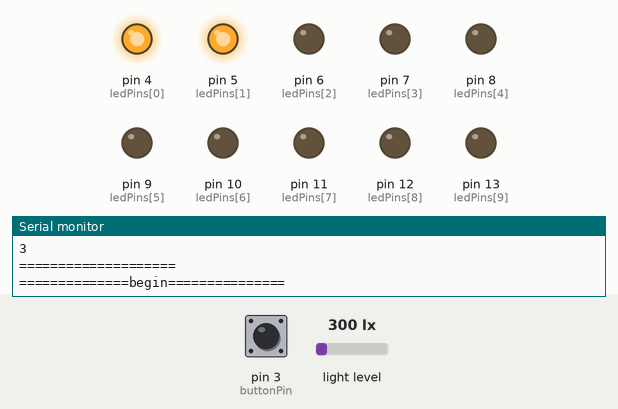
Simulated run of this sketch. Board: Arduino Uno, built with avr-gcc and run on an emulated ATmega328P. Shown: output pins drawn as LEDs (lit = HIGH), the last lines printed to the serial monitor. The inputs (shaded band) are chosen by the test bench; at power-on: light level 300 lx, pin 3 (buttonPin) HIGH.

Above: at 1.3 s.
1.4 s: light level set to 287 lx
At 2.5 s:
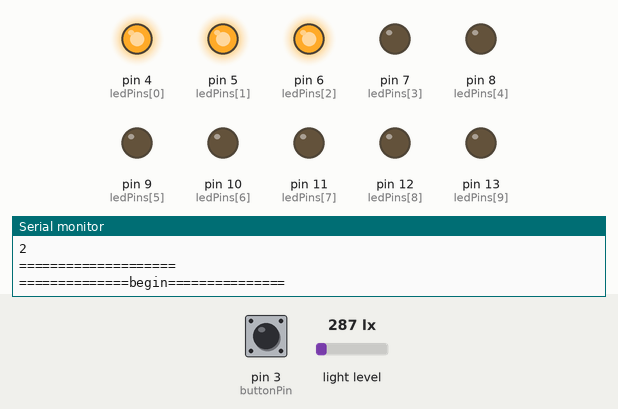
3.5 s: pin 3 (buttonPin) pulled LOW for 0.6 s
At 4.3 s:
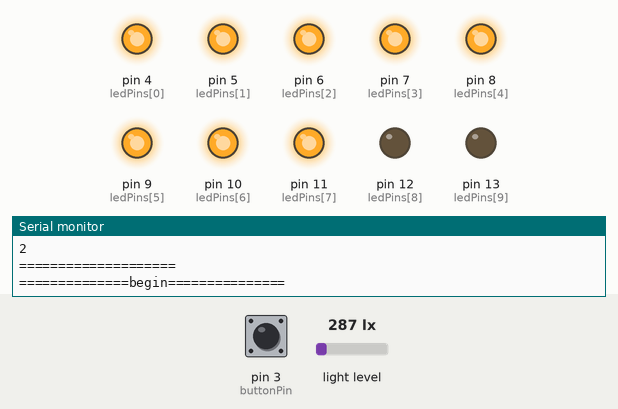
5.6 s: light level set to 215 lx
7.7 s: light level set to 192 lx
At 9.2 s:
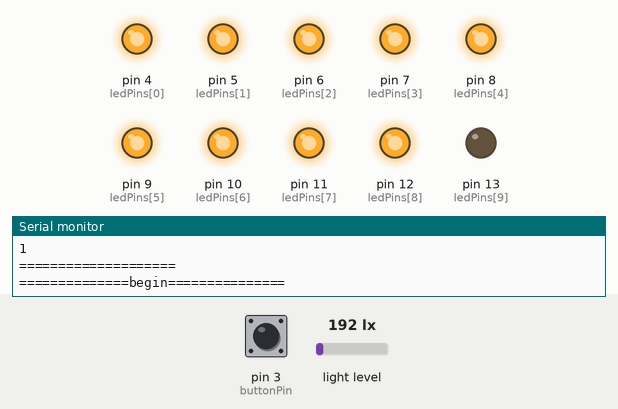
10.0 s: pin 3 (buttonPin) pulled LOW for 3.2 s
At 13.9 s:
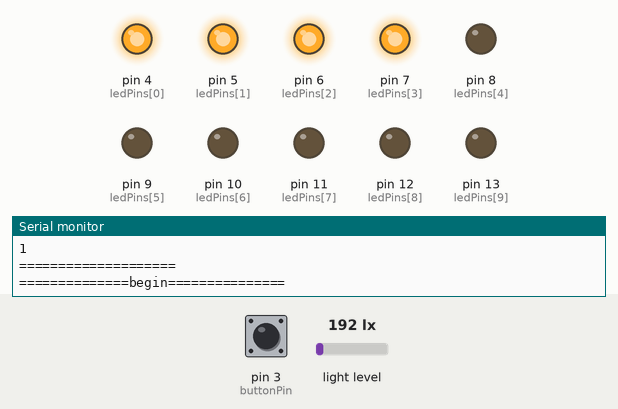
15.1 s: light level set to 112 lx
18.2 s: light level set to 92 lx
At 20.4 s:
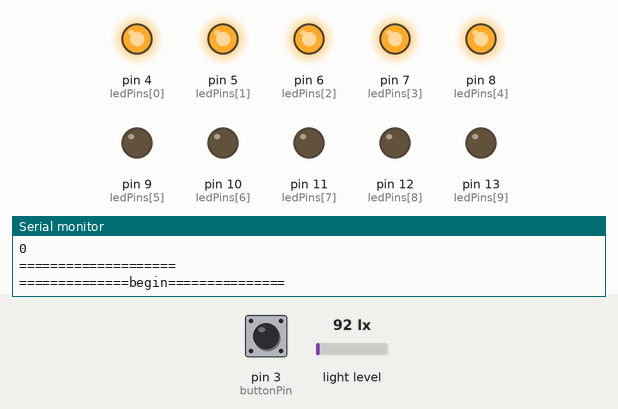
Timing chart, 0 to 21.6 s (numbered marks = the images above; inputs shaded):
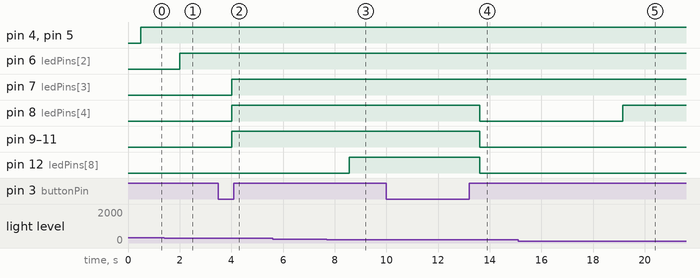

The sketch:

ex07.ino
```cpp
#include <Wire.h>
#include <BH1750.h>

BH1750 lightSensor;

const int ledPins[] = {4, 5, 6, 7, 8, 9, 10, 11, 12, 13};
const int buttonPin = 3;
const int lightThreshold = 1000; // Tùy chỉnh ngưỡng ánh sáng

bool currentMode = 0;
int numLedsOn = 1;
int maxLedsOn = 5;
boolean first = false;

void setup() {
  Wire.begin();
  Serial.begin(9600);

  lightSensor.begin();

  for (int i = 0; i < 10; i++) {
    pinMode(ledPins[i], OUTPUT);
  }

  pinMode(buttonPin, INPUT_PULLUP);

  digitalWrite(buttonPin, HIGH);
}

void loop() {
  Serial.println("==============begin===============");
  int lightValue = lightSensor.readLightLevel();

  // Xác định chế độ đèn
  delay(500);
  if (digitalRead(buttonPin) == LOW && first == false) {
    currentMode = 0;
    Serial.println("1st pressed");
    first = true;
    delay(500);
    if (digitalRead(buttonPin) == LOW && first == true) {
      currentMode = 1;
      Serial.println("2nd pressed");
      first = false;
    }
  }

  Serial.println(currentMode);
  first = false;
  maxLedsOn = map(lightValue, 0, 1000, 0, 10);

  // Điều chỉnh số lượng đèn LED
  switch (currentMode) {
    case 0: // Chế độ 5 đèn
        if(maxLedsOn > 5){
          maxLedsOn = 5;
        }
        numLedsOn = 5 - maxLedsOn;
      break;
    case 1: // Chế độ 10 đèn
        if(maxLedsOn > 10){
            maxLedsOn = 10;
        }
        numLedsOn = 10 - maxLedsOn;
      break;
  }

  Serial.println(numLedsOn);
  Serial.println(maxLedsOn);

  // Bật/tắt đèn LED
  for (int i = 0; i < 10; i++) {
    if (i < numLedsOn) {
      digitalWrite(ledPins[i], HIGH);
    } else {
      digitalWrite(ledPins[i], LOW);
    }
  }
  Serial.println("====================");
}
```

Measured:
- the behaviour switches between 300 and 299 lx on light level (found by bisection; images 0 and 1)
- the behaviour switches between 201 and 200 lx on light level (found by bisection; images 2 and 3)
- the behaviour switches between 101 and 100 lx on light level (found by bisection; images 4 and 5)
- after the input at 1.4 s, pin 6 (ledPins[2]): LOW → HIGH after 0.61 s
- after the input at 3.5 s, pin 7 (ledPins[3]), pin 8 (ledPins[4]), pin 9 (ledPins[5]), pin 10 (ledPins[6]), pin 11 (ledPins[7]): LOW → HIGH after 0.52 s
- after the input at 7.7 s, pin 12 (ledPins[8]): LOW → HIGH after 0.86 s
- after the input at 10.0 s, pin 8 (ledPins[4]), pin 9 (ledPins[5]), pin 10 (ledPins[6]), pin 11 (ledPins[7]), pin 12 (ledPins[8]): HIGH → LOW after 3.6 s
- after the input at 18.2 s, pin 8 (ledPins[4]): LOW → HIGH after 0.95 s
